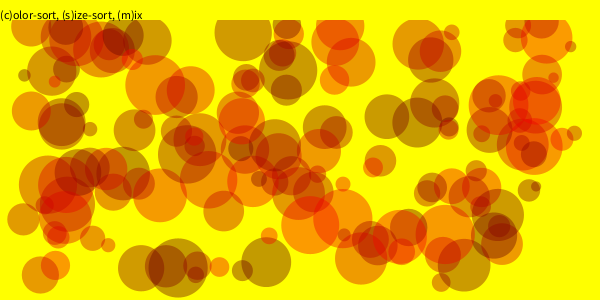
Frame 1 (no input)
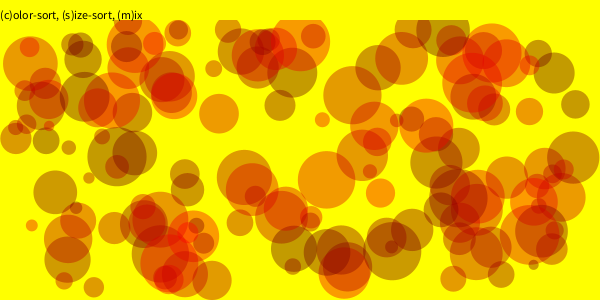
Frame 60 (the mouse pressed at the canvas centre just before this capture)
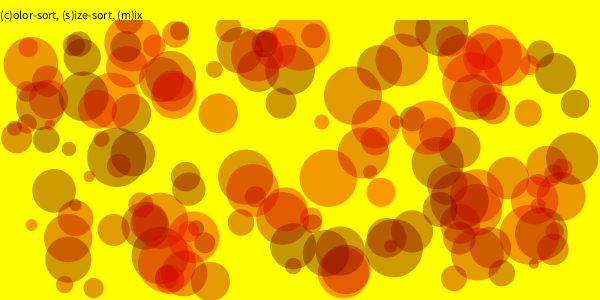
Frame 120 (the mouse held since frame 60 and released just before this capture)

The Processing sketch that drew these frames (run headless with seeded random() and noise(); from frame 60 on, the mouse is pressed at the canvas centre):

// Processing sketch: processing_81874
// ── processing_81874.pde

/*
  Norm Krumpe
 Miami University
 krumpenj@muohio.edu
 I wanted to play around with sorting,
 and so this is something that allows you to
 sort a bunch of circles by size or by radius.
 It uses one of the lousiest, greatest sorting algorithms:
 bubble sort (lousy in that it is inefficient, great in
 that it is easy to learn).
 */

// An array of circles
Circle[] circles;

// How many circles do you want?
final int CIRCLE_COUNT = 150;

// Try .2 to speed things up
// Try .05 to slow things down
float speedFactor = .1;

// Keeps track of which direction to sort.
// Allows toggling.
boolean ascendingSize = true;
boolean ascendingColor = true;

// Create the array of circles
void setup() {
  size(600, 300);
  circles = new Circle[CIRCLE_COUNT];
  initCircles();
  mix();
}

// Draw the circles and the menu
void draw() {
  background(255, 255, 0);
  drawCircles();
  showOptions();
}

// Draw each circle based on its x- and y-coordinates
void drawCircles() {
  noStroke();
  for (Circle c: circles) {
    fill(c.shade, 0, 0, 100);
    ellipse(c.x, c.y, 2 * c.rad, 2 * c.rad);
  }
  updateLocations();
}

// Set up a circle with some sensible values
// for the center, size, and color.
void initCircles() {
  for (int i = 0; i < circles.length; i++)
    circles[i] = new Circle();

  for (Circle c: circles) {
    c.rad = random(5, 30);
    c.x = random(c.rad, width - c.rad);
    c.y = random(c.rad, height - c.rad);
    c.shade = random(100, 256);
  }
}

// Bubble sort to sort the circles by color
// Bubble sort is inefficient to begin with,
// but even if you keep it a bubble sort, it 
// could be made more efficient.
void colorSort() {
  speedFactor = .2;
  for (int end = circles.length - 1; end > 0; end--) {
    boolean swapped = false;
    for (int i = 0; i < end; i++) {
      if ((ascendingColor && circles[i].shade > circles[i + 1].shade) ||
        (!ascendingColor && circles[i].shade < circles[i + 1].shade)) {
        Circle temp = circles[i];
        circles[i] = circles[i + 1];
        circles[i + 1] = temp;
        swapped = true;
      }
    }
    if (!swapped) { // stop sorting if a pass results in no swaps
      break;
    }
  }

  ascendingColor = !ascendingColor;
  setDestinations();
}

// Bubble sort to sort the circles by size
// Bubble sort is inefficient to begin with,
// but even if you keep it a bubble sort, it 
// could be made more efficient.
void sizeSort() {
  speedFactor = .2;
  for (int end = circles.length - 1; end > 0; end--) {
    boolean swapped = false;
    for (int i = 0; i < end; i++) {
      if ((ascendingSize && circles[i].rad > circles[i + 1].rad) ||
        (!ascendingSize && circles[i].rad < circles[i + 1].rad)) {
        Circle temp = circles[i];
        circles[i] = circles[i + 1];
        circles[i + 1] = temp;
        swapped = true;
      }
    }
    if (!swapped) { // stop sorting if a pass results in no swaps
      break;
    }
  }
  ascendingSize = !ascendingSize;
  setDestinations();
}

// After sorting circles, their destinations should be updated
// so that circle 0 is left most, circle 1 is next, etc.
void setDestinations() {
  for (int i = 0; i < circles.length; i++) {
    circles[i].destX = (i + 1) * width/(circles.length + 1);
    circles[i].destY = height/2;
  }
}

// Adjust the speed based on distance from destination:
// Circles farther from their destination travel faster
void setSpeeds() {
  for (Circle c: circles) {
    c.speedX = -(c.x - c.destX) * speedFactor;
    c.speedY = -(c.y - c.destY) * speedFactor;
  }
}

// Move the circles toward their destinations.
void updateLocations() {
  for (Circle c: circles) {
    c.x += c.speedX;
    c.y += c.speedY;

    if (dist(c.x, c.y, c.destX, c.destY) < .5) {
      c.x += random(-2, 2);
      c.y += random(-2, 2);
    }
  }

  // Each time a circle moves, its speed needs to
  // be updated too.
  setSpeeds();
}

// Set the circles in random locations on the screen
void mix() {
  speedFactor = .25; // move circles quickly
  for (Circle c: circles) {
    c.destX = random(c.rad, width - c.rad);
    c.destY = random(c.rad, height - c.rad);
  }
}

// Show the menu
void showOptions() {
  fill(255, 255, 0);
  noStroke();
  rect(0, 0, width, 20);
  fill(0);
  text("(c)olor-sort, (s)ize-sort, (m)ix", 0, 19);
}

// What does the user want to do?
void keyPressed() {
  if (key == 'm')
    mix();
  else if (key == 'c')
    colorSort();
  else if (key == 's')
    sizeSort();
}

// A simple Circle class
// The x and y are the location of the circle's
// center.  destX and destY are where the circle
// wants to be.
class Circle {
  float x, y;
  float shade;
  float rad;
  float destX, destY;
  float speedX, speedY;
}
